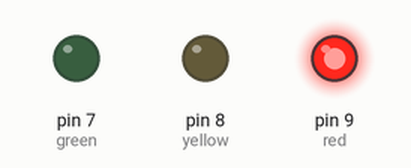
Recording of a sketch running on a simulated Arduino Uno, built with avr-gcc and run on an emulated ATmega328P. Parts: output pins drawn as LEDs (lit = HIGH).

Above: at 7.5 s.
At 15.5 s:
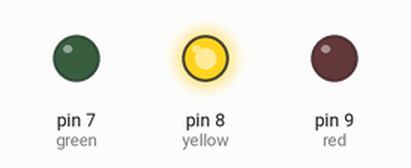
At 21.0 s:
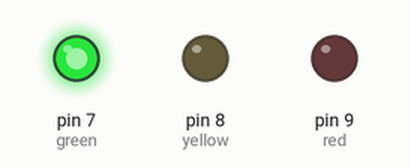
Timing chart, 0 to 35.1 s (numbered marks = the images above):
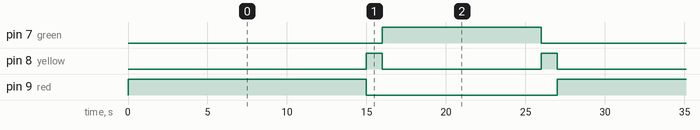

Measured:
- by itself, pin 7 (green): alternates HIGH for 10.0 s and LOW for 17.0 s
- by itself, pin 8 (yellow): repeats every 27.0 s: LOW 10.0 s, HIGH 1.0 s, LOW 15.0 s, HIGH 1.0 s
- by itself, pin 9 (red): alternates HIGH for 15.0 s and LOW for 12.0 s

The sketch:

Traffic_Light.ino
```cpp
int red = 9;
int yellow = 8;
int green = 7;

void setup() {
  pinMode(red, OUTPUT);
  pinMode(yellow, OUTPUT);
  pinMode(green, OUTPUT);
}

void loop() {


  digitalWrite(red, HIGH);
  delay(15000);
  digitalWrite(red, LOW);

  digitalWrite(yellow, HIGH);
  delay(1000);
  digitalWrite(yellow, LOW);


  digitalWrite(green, HIGH);
  delay(10000);
  digitalWrite(green, LOW);


  digitalWrite(yellow, HIGH);
  delay(1000);
  digitalWrite(yellow, LOW);

}
```
